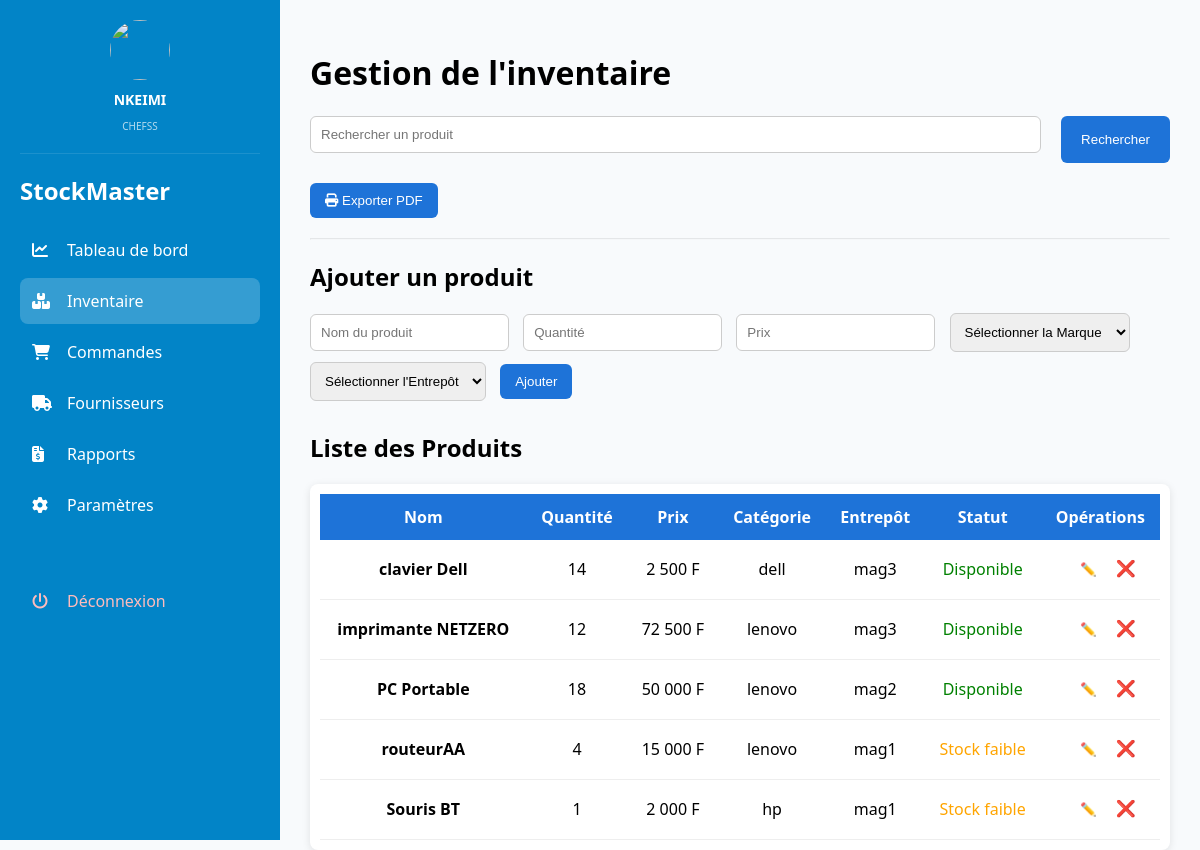
The app's page /inventaire.php (signed in) with its own data.
### tables this page shows
CREATE TABLE `produits` (
  `id` int(11) NOT NULL,
  `nom` varchar(100) DEFAULT NULL,
  `quantite` int(11) DEFAULT NULL,
  `prix` decimal(10,2) DEFAULT NULL,
  `date_ajout` timestamp NOT NULL DEFAULT current_timestamp(),
  `categorie` varchar(100) DEFAULT NULL,
  `entrepot` varchar(100) DEFAULT NULL
);

### inventaire.php (the view, shortened to what this page needs)
<?php
if (file_exists('db.php')) {
    include_once 'db.php';
} else {
    $host = 'localhost'; $dbname = 'stockmaster'; $username = 'root'; $password_db = '';
    try {
        $pdo = new PDO("mysql:host=$host;dbname=$dbname;charset=utf8", $username, $password_db);
        $pdo->setAttribute(PDO::ATTR_ERRMODE, PDO::ERRMODE_EXCEPTION);
    } catch (PDOException $e) {
        die("Erreur critique de connexion : " . $e->getMessage());
    }
}
$user_role = $_SESSION['role'] ?? 'stagiere';
$search = isset($_GET['search']) ? $_GET['search'] : '';
$stmt = $pdo->prepare("SELECT * FROM produits WHERE nom LIKE :search ORDER BY nom ASC");
$stmt->execute([':search' => "%$search%"]);
$result = $stmt->fetchAll(PDO::FETCH_ASSOC);
?>
<link rel="stylesheet" href="https://cdnjs.cloudflare.com/ajax/libs/font-awesome/6.4.0/css/all.min.css">
<div class="sidebar">
    <div class="sidebar-user">
        <?php if(!empty($_SESSION['profil_image'])): ?>
            <img src="uploads/profils/<?php echo $_SESSION['profil_image']; ?>" style="width: 60px; height: 60px; border-radius: 50%; margin-bottom: 10px; object-fit: cover;">
        <?php else: ?>
            <i class="fas fa-user-circle" style="font-size: 50px; margin-bottom: 10px;"></i>
        <?php endif; ?>
        <h3 style="font-size: 14px; margin: 0;"><?php echo $_SESSION['Nom_user'] ?? ''; ?></h3>
        <p style="font-size: 10px; opacity: 0.7; text-transform: uppercase;"><?php echo $user_role; ?></p>
    </div>
    <h2>StockMaster</h2>
    <a href="dashboard.php"><i class="fas fa-chart-line"></i> Tableau de bord</a>
    <a href="inventaire.php" style="background: rgba(255,255,255,0.2);"><i class="fas fa-boxes"></i> Inventaire</a>
    <a href="commandes.php"><i class="fas fa-shopping-cart"></i> Commandes</a>
    <a href="fournisseurs.php"><i class="fas fa-truck"></i> Fournisseurs</a>
    <?php if($user_role === 'chefss'): ?>
        <a href="rapports.php"><i class="fas fa-file-invoice-dollar"></i> Rapports</a>
        <a href="parametres.php"><i class="fas fa-cog"></i> Paramètres</a>
    <?php endif; ?>
    <a href="logout.php" style="margin-top: 50px; color: #ffbcbc;"><i class="fas fa-power-off"></i> Déconnexion</a>
</div>
<div class="main">
    <h1>Gestion de l'inventaire</h1>
    <form method="GET" class="search-form">
        <input type="text" name="search" placeholder="Rechercher un produit" value="<?php echo htmlspecialchars($search); ?>">
        <button type="submit">Rechercher</button>
    </form>
    <button onclick="window.print()"><i class="fas fa-print"></i> Exporter PDF</button>
    <hr style="margin: 20px 0; opacity: 0.2;">
    <?php if($user_role === 'chefss' || $user_role === 'employe'): ?>
        <h2>Ajouter un produit</h2>
        <form method="POST">
            <input type="text" name="nom" placeholder="Nom du produit" required>
            <input type="number" name="quantite" placeholder="Quantité" required>
            <input type="number" step="0.01" name="prix" placeholder="Prix" required>
            <select name="secteur" required>
                <option value="" disabled selected>Sélectionner la Marque</option>
            </select>
            <select name="entrepot" required>
                <option value="" disabled selected>Sélectionner l'Entrepôt</option>
            </select>
            <button type="submit" name="ajouter">Ajouter</button>
        </form>
    <?php endif; ?>
    <h2>Liste des Produits</h2>
    <div class="table-container">
        <table>
            <thead>
                <tr>
                    <th>Nom</th>
                    <th>Quantité</th>
                    <th>Prix</th>
                    <th>Catégorie</th>
                    <th>Entrepôt</th>
                    <th>Statut</th>
                    <?php if($user_role !== 'stagiere'): ?><th>Opérations</th><?php endif; ?>
                </tr>
            </thead>
            <tbody>
                <?php foreach($result as $row):
                    $qty = $row['quantite'];
                    $status = ($qty == 0) ? "<span style='color:red'>Rupture</span>" : (($qty <= 10) ? "<span style='color:orange'>Stock faible</span>" : "<span style='color:green'>Disponible</span>");
                ?>
                <tr>
                    <td><strong><?php echo htmlspecialchars($row['nom']); ?></strong></td>
                    <td><?php echo $qty; ?></td>
                    <td><?php echo number_format($row['prix'], 0, ',', ' '); ?> F</td>
                    <td><?php echo htmlspecialchars($row['categorie']); ?></td>
                    <td><?php echo htmlspecialchars($row['entrepot']); ?></td>
                    <td><?php echo $status; ?></td>
                    <?php if($user_role !== 'stagiere'): ?>
                    <td>
                        <button style="border:none;background:transparent;cursor:pointer"
                                onclick="editData('<?php echo addslashes($row['nom']); ?>', '<?php echo $qty; ?>', '<?php echo $row['prix']; ?>', '<?php echo addslashes($row['categorie']); ?>', '<?php echo addslashes($row['entrepot']); ?>')">
                            ✏️
                        </button>
                        <?php if($user_role === 'chefss'): ?>
                            <a href="?supprimer=<?php echo $row['id']; ?>" onclick="return confirm('Supprimer ?')" style="text-decoration:none;">❌</a>
                        <?php endif; ?>
                    </td>
                    <?php endif; ?>
                </tr>
                <?php endforeach; ?>
            </tbody>
        </table>
    </div>
</div>

### inventaire.php (style rules this page uses)
.sidebar { width: 240px; background: var(--primary); color: white; min-height: 100vh; position: fixed; padding: 20px; }
.sidebar-user { text-align: center; border-bottom: 1px solid rgba(255,255,255,0.1); padding-bottom: 10px; }
.sidebar h2 { font-size: 1.5rem; margin-bottom: 20px; }
.sidebar a { display: flex; align-items: center; color: white; text-decoration: none; padding: 12px; border-radius: 8px; transition: 0.3s; margin-bottom: 5px; }
.sidebar a i { width: 25px; margin-right: 10px; }
.main { margin-left: 280px; flex:1; padding:30px; }
form.search-form { display:flex; gap:10px; margin-bottom:20px; }
form.search-form input { flex:1; padding:10px; border:1px solid #ccc; border-radius:6px; }
form.search-form button { padding:10px 20px; border:none; background:#1e73d8; color:white; border-radius:6px; cursor:pointer; }
input, select { padding:10px; margin-right:10px; margin-bottom:10px; border:1px solid #ccc; border-radius:6px; }
button { padding:10px 15px; border:none; background:#1e73d8; color:white; border-radius:6px; cursor:pointer; }
.table-container { max-height:400px; overflow-y:auto; background:white; padding: 10px; border-radius:8px; box-shadow:0 2px 8px rgba(0,0,0,0.1); margin-top:20px; }
table { border-collapse: collapse; width:100%; }
table thead th { position:sticky; top:0; background:#1e73d8; color:white; padding:12px; }
table td { padding:12px; text-align: center; border-bottom:1px solid #eee; }

### records on screen
produits: nom "clavier Dell", quantite "14", prix "2 500", categorie "dell", entrepot "mag3", shows "Disponible"
produits: nom "imprimante NETZERO", quantite "12", prix "72 500", categorie "lenovo", entrepot "mag3", shows "Disponible"
produits: nom "PC Portable", quantite "18", prix "50 000", categorie "lenovo", entrepot "mag2", shows "Disponible"
produits: nom "routeurAA", quantite "4", prix "15 000", categorie "lenovo", entrepot "mag1", shows "Stock faible"
produits: nom "Souris BT", quantite "1", prix "2 000", categorie "hp", entrepot "mag1", shows "Stock faible"

### other values on screen
$_SESSION['Nom_user'] "NKEIMI"
$user_role "CHEFSS"
